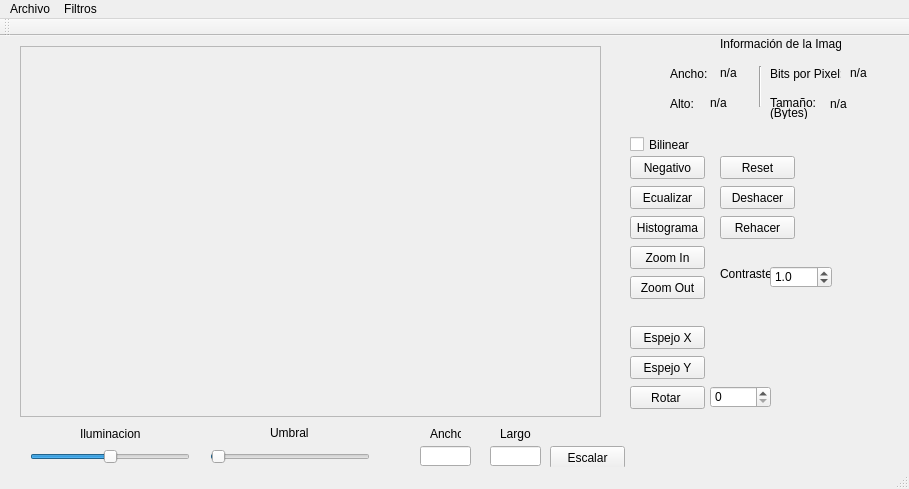
<?xml version="1.0" encoding="UTF-8"?>
<ui version="4.0">
 <class>MainWindow</class>
 <widget class="QMainWindow" name="MainWindow">
  <property name="geometry">
   <rect>
    <x>0</x>
    <y>0</y>
    <width>909</width>
    <height>489</height>
   </rect>
  </property>
  <property name="windowTitle">
   <string>MainWindow</string>
  </property>
  <widget class="QWidget" name="centralWidget">
   <widget class="QPushButton" name="pushButton">
    <property name="geometry">
     <rect>
      <x>630</x>
      <y>120</y>
      <width>75</width>
      <height>23</height>
     </rect>
    </property>
    <property name="text">
     <string>Negativo</string>
    </property>
   </widget>
   <widget class="QLabel" name="label">
    <property name="geometry">
     <rect>
      <x>670</x>
      <y>30</y>
      <width>41</width>
      <height>16</height>
     </rect>
    </property>
    <property name="text">
     <string>Ancho:</string>
    </property>
   </widget>
   <widget class="QLabel" name="label_2">
    <property name="geometry">
     <rect>
      <x>670</x>
      <y>60</y>
      <width>31</width>
      <height>16</height>
     </rect>
    </property>
    <property name="text">
     <string>Alto:</string>
    </property>
   </widget>
   <widget class="QPushButton" name="bRotate">
    <property name="geometry">
     <rect>
      <x>630</x>
      <y>350</y>
      <width>75</width>
      <height>23</height>
     </rect>
    </property>
    <property name="text">
     <string>Rotar </string>
    </property>
   </widget>
   <widget class="QPushButton" name="Equal">
    <property name="geometry">
     <rect>
      <x>630</x>
      <y>150</y>
      <width>75</width>
      <height>23</height>
     </rect>
    </property>
    <property name="text">
     <string>Ecualizar</string>
    </property>
   </widget>
   <widget class="QSpinBox" name="GetAngle">
    <property name="geometry">
     <rect>
      <x>710</x>
      <y>350</y>
      <width>61</width>
      <height>22</height>
     </rect>
    </property>
    <property name="maximum">
     <number>360</number>
    </property>
    <property name="singleStep">
     <number>5</number>
    </property>
    <property name="displayIntegerBase">
     <number>10</number>
    </property>
   </widget>
   <widget class="QPushButton" name="bHist">
    <property name="geometry">
     <rect>
      <x>630</x>
      <y>180</y>
      <width>75</width>
      <height>23</height>
     </rect>
    </property>
    <property name="text">
     <string>Histograma</string>
    </property>
   </widget>
   <widget class="QPushButton" name="bZoomOut">
    <property name="geometry">
     <rect>
      <x>630</x>
      <y>240</y>
      <width>75</width>
      <height>23</height>
     </rect>
    </property>
    <property name="text">
     <string>Zoom Out</string>
    </property>
   </widget>
   <widget class="QPushButton" name="bZoomIn">
    <property name="geometry">
     <rect>
      <x>630</x>
      <y>210</y>
      <width>75</width>
      <height>23</height>
     </rect>
    </property>
    <property name="text">
     <string>Zoom In</string>
    </property>
   </widget>
   <widget class="QPushButton" name="bMirrorX">
    <property name="geometry">
     <rect>
      <x>630</x>
      <y>290</y>
      <width>75</width>
      <height>23</height>
     </rect>
    </property>
    <property name="text">
     <string>Espejo X</string>
    </property>
   </widget>
   <widget class="QPushButton" name="bMirrorY">
    <property name="geometry">
     <rect>
      <x>630</x>
      <y>320</y>
      <width>75</width>
      <height>23</height>
     </rect>
    </property>
    <property name="text">
     <string>Espejo Y</string>
    </property>
   </widget>
   <widget class="QSlider" name="sIuminacion">
    <property name="geometry">
     <rect>
      <x>30</x>
      <y>410</y>
      <width>160</width>
      <height>22</height>
     </rect>
    </property>
    <property name="minimum">
     <number>-255</number>
    </property>
    <property name="maximum">
     <number>255</number>
    </property>
    <property name="orientation">
     <enum>Qt::Horizontal</enum>
    </property>
   </widget>
   <widget class="QLabel" name="label_3">
    <property name="geometry">
     <rect>
      <x>80</x>
      <y>390</y>
      <width>61</width>
      <height>16</height>
     </rect>
    </property>
    <property name="text">
     <string>Iluminacion</string>
    </property>
   </widget>
   <widget class="QLabel" name="label_4">
    <property name="geometry">
     <rect>
      <x>720</x>
      <y>230</y>
      <width>61</width>
      <height>16</height>
     </rect>
    </property>
    <property name="text">
     <string>Contraste</string>
    </property>
   </widget>
   <widget class="QDoubleSpinBox" name="sbContraste">
    <property name="geometry">
     <rect>
      <x>770</x>
      <y>230</y>
      <width>62</width>
      <height>22</height>
     </rect>
    </property>
    <property name="decimals">
     <number>1</number>
    </property>
    <property name="maximum">
     <double>999.000000000000000</double>
    </property>
    <property name="singleStep">
     <double>0.100000000000000</double>
    </property>
    <property name="value">
     <double>1.000000000000000</double>
    </property>
   </widget>
   <widget class="QSlider" name="sUmbral">
    <property name="geometry">
     <rect>
      <x>210</x>
      <y>410</y>
      <width>160</width>
      <height>22</height>
     </rect>
    </property>
    <property name="minimum">
     <number>-1</number>
    </property>
    <property name="maximum">
     <number>255</number>
    </property>
    <property name="orientation">
     <enum>Qt::Horizontal</enum>
    </property>
   </widget>
   <widget class="QLabel" name="label_5">
    <property name="geometry">
     <rect>
      <x>270</x>
      <y>390</y>
      <width>47</width>
      <height>13</height>
     </rect>
    </property>
    <property name="text">
     <string>Umbral</string>
    </property>
   </widget>
   <widget class="QLineEdit" name="Ancho">
    <property name="geometry">
     <rect>
      <x>420</x>
      <y>410</y>
      <width>51</width>
      <height>20</height>
     </rect>
    </property>
   </widget>
   <widget class="QLineEdit" name="Altura">
    <property name="geometry">
     <rect>
      <x>490</x>
      <y>410</y>
      <width>51</width>
      <height>20</height>
     </rect>
    </property>
   </widget>
   <widget class="QLabel" name="label_6">
    <property name="geometry">
     <rect>
      <x>430</x>
      <y>390</y>
      <width>31</width>
      <height>16</height>
     </rect>
    </property>
    <property name="text">
     <string>Ancho</string>
    </property>
   </widget>
   <widget class="QLabel" name="label_7">
    <property name="geometry">
     <rect>
      <x>500</x>
      <y>390</y>
      <width>31</width>
      <height>16</height>
     </rect>
    </property>
    <property name="text">
     <string>Largo</string>
    </property>
   </widget>
   <widget class="QPushButton" name="bEscalar">
    <property name="geometry">
     <rect>
      <x>550</x>
      <y>410</y>
      <width>75</width>
      <height>23</height>
     </rect>
    </property>
    <property name="text">
     <string>Escalar</string>
    </property>
   </widget>
   <widget class="QCheckBox" name="Bilinear">
    <property name="geometry">
     <rect>
      <x>630</x>
      <y>100</y>
      <width>70</width>
      <height>17</height>
     </rect>
    </property>
    <property name="text">
     <string>Bilinear</string>
    </property>
   </widget>
   <widget class="QScrollArea" name="scrollArea">
    <property name="geometry">
     <rect>
      <x>20</x>
      <y>10</y>
      <width>581</width>
      <height>371</height>
     </rect>
    </property>
    <property name="widgetResizable">
     <bool>true</bool>
    </property>
    <widget class="QWidget" name="scrollAreaWidgetContents">
     <property name="geometry">
      <rect>
       <x>0</x>
       <y>0</y>
       <width>579</width>
       <height>369</height>
      </rect>
     </property>
     <widget class="QLabel" name="MyLabel">
      <property name="geometry">
       <rect>
        <x>0</x>
        <y>0</y>
        <width>581</width>
        <height>371</height>
       </rect>
      </property>
      <property name="text">
       <string/>
      </property>
     </widget>
    </widget>
   </widget>
   <widget class="QPushButton" name="bReset">
    <property name="geometry">
     <rect>
      <x>720</x>
      <y>120</y>
      <width>75</width>
      <height>23</height>
     </rect>
    </property>
    <property name="text">
     <string>Reset</string>
    </property>
   </widget>
   <widget class="QPushButton" name="bUndo">
    <property name="geometry">
     <rect>
      <x>720</x>
      <y>150</y>
      <width>75</width>
      <height>23</height>
     </rect>
    </property>
    <property name="text">
     <string>Deshacer</string>
    </property>
   </widget>
   <widget class="QPushButton" name="bRehacer">
    <property name="geometry">
     <rect>
      <x>720</x>
      <y>180</y>
      <width>75</width>
      <height>23</height>
     </rect>
    </property>
    <property name="text">
     <string>Rehacer</string>
    </property>
   </widget>
   <widget class="QLabel" name="label_8">
    <property name="geometry">
     <rect>
      <x>720</x>
      <y>0</y>
      <width>121</width>
      <height>16</height>
     </rect>
    </property>
    <property name="text">
     <string>Información de la Imagen</string>
    </property>
   </widget>
   <widget class="QLabel" name="label_9">
    <property name="geometry">
     <rect>
      <x>710</x>
      <y>30</y>
      <width>47</width>
      <height>13</height>
     </rect>
    </property>
    <property name="text">
     <string/>
    </property>
   </widget>
   <widget class="QLabel" name="info_ancho">
    <property name="geometry">
     <rect>
      <x>720</x>
      <y>30</y>
      <width>47</width>
      <height>13</height>
     </rect>
    </property>
    <property name="text">
     <string>n/a</string>
    </property>
   </widget>
   <widget class="QLabel" name="info_alto">
    <property name="geometry">
     <rect>
      <x>710</x>
      <y>60</y>
      <width>47</width>
      <height>13</height>
     </rect>
    </property>
    <property name="text">
     <string>n/a</string>
    </property>
   </widget>
   <widget class="QLabel" name="label_12">
    <property name="geometry">
     <rect>
      <x>770</x>
      <y>30</y>
      <width>71</width>
      <height>16</height>
     </rect>
    </property>
    <property name="text">
     <string>Bits por Pixel:</string>
    </property>
   </widget>
   <widget class="QLabel" name="label_13">
    <property name="geometry">
     <rect>
      <x>770</x>
      <y>60</y>
      <width>47</width>
      <height>13</height>
     </rect>
    </property>
    <property name="text">
     <string>Tamaño:</string>
    </property>
   </widget>
   <widget class="QLabel" name="info_bits">
    <property name="geometry">
     <rect>
      <x>850</x>
      <y>30</y>
      <width>47</width>
      <height>13</height>
     </rect>
    </property>
    <property name="text">
     <string>n/a</string>
    </property>
   </widget>
   <widget class="QLabel" name="info_tam">
    <property name="geometry">
     <rect>
      <x>830</x>
      <y>60</y>
      <width>71</width>
      <height>16</height>
     </rect>
    </property>
    <property name="text">
     <string>n/a</string>
    </property>
   </widget>
   <widget class="Line" name="line">
    <property name="geometry">
     <rect>
      <x>750</x>
      <y>30</y>
      <width>20</width>
      <height>41</height>
     </rect>
    </property>
    <property name="orientation">
     <enum>Qt::Vertical</enum>
    </property>
   </widget>
   <widget class="QLabel" name="label_10">
    <property name="geometry">
     <rect>
      <x>770</x>
      <y>70</y>
      <width>47</width>
      <height>13</height>
     </rect>
    </property>
    <property name="text">
     <string>(Bytes)</string>
    </property>
   </widget>
  </widget>
  <widget class="QMenuBar" name="menuBar">
   <property name="geometry">
    <rect>
     <x>0</x>
     <y>0</y>
     <width>909</width>
     <height>21</height>
    </rect>
   </property>
   <widget class="QMenu" name="menuArchivo">
    <property name="title">
     <string>Archivo</string>
    </property>
    <addaction name="actionCargar"/>
    <addaction name="actionGuardar"/>
   </widget>
   <widget class="QMenu" name="menuFiltros">
    <property name="title">
     <string>Filtros</string>
    </property>
    <widget class="QMenu" name="menuSuavizado_Gaussiano">
     <property name="title">
      <string>Suavizado con la media</string>
     </property>
     <addaction name="action3x3"/>
     <addaction name="action5x5"/>
     <addaction name="action7x7"/>
     <addaction name="action9x9"/>
     <addaction name="action11x11"/>
     <addaction name="action13x13"/>
     <addaction name="action15x15"/>
    </widget>
    <widget class="QMenu" name="menuSuavizado_con_la_Media">
     <property name="title">
      <string>Suavizado Gaussiano</string>
     </property>
     <addaction name="action3x3_2"/>
     <addaction name="action5x5_2"/>
     <addaction name="action7x7_2"/>
     <addaction name="action9x9_2"/>
     <addaction name="action11x11_2"/>
     <addaction name="action13x13_2"/>
     <addaction name="action15x15_2"/>
    </widget>
    <widget class="QMenu" name="menuBorde_Laplaciano">
     <property name="title">
      <string>Borde Laplaciano</string>
     </property>
     <addaction name="action3x3_3"/>
     <addaction name="action5x5_3"/>
     <addaction name="action7x7_3"/>
     <addaction name="action9x9_3"/>
     <addaction name="action11x11_3"/>
     <addaction name="action13x13_3"/>
     <addaction name="action15x15_3"/>
    </widget>
    <widget class="QMenu" name="menuPerfilado_Laplaciano">
     <property name="title">
      <string>Perfilado Laplaciano</string>
     </property>
     <addaction name="action3x3_4"/>
     <addaction name="action5x5_4"/>
     <addaction name="action7x7_4"/>
     <addaction name="action9x9_4"/>
     <addaction name="action11x11_4"/>
     <addaction name="action13x13_4"/>
     <addaction name="action15x15_4"/>
    </widget>
    <widget class="QMenu" name="menuBorde_Prewitt">
     <property name="title">
      <string>Borde Prewitt</string>
     </property>
     <addaction name="action3x3_5"/>
     <addaction name="action5x5_5"/>
     <addaction name="action7x7_5"/>
     <addaction name="action9x9_5"/>
     <addaction name="action11x11_5"/>
     <addaction name="action13x13_5"/>
     <addaction name="action15x15_5"/>
    </widget>
    <widget class="QMenu" name="menuBorde_Sobel">
     <property name="title">
      <string>Borde Sobel</string>
     </property>
     <addaction name="action3x3_6"/>
     <addaction name="action5x5_6"/>
    </widget>
    <addaction name="menuSuavizado_Gaussiano"/>
    <addaction name="menuSuavizado_con_la_Media"/>
    <addaction name="separator"/>
    <addaction name="menuBorde_Laplaciano"/>
    <addaction name="menuBorde_Prewitt"/>
    <addaction name="menuBorde_Sobel"/>
    <addaction name="separator"/>
    <addaction name="menuPerfilado_Laplaciano"/>
    <addaction name="separator"/>
    <addaction name="actionCrear_Filtro"/>
   </widget>
   <addaction name="menuArchivo"/>
   <addaction name="menuFiltros"/>
  </widget>
  <widget class="QToolBar" name="mainToolBar">
   <attribute name="toolBarArea">
    <enum>TopToolBarArea</enum>
   </attribute>
   <attribute name="toolBarBreak">
    <bool>false</bool>
   </attribute>
  </widget>
  <widget class="QStatusBar" name="statusBar"/>
  <action name="actionCargar">
   <property name="enabled">
    <bool>true</bool>
   </property>
   <property name="text">
    <string>Cargar</string>
   </property>
  </action>
  <action name="actionGuardar">
   <property name="text">
    <string>Guardar</string>
   </property>
  </action>
  <action name="action3x3">
   <property name="checkable">
    <bool>true</bool>
   </property>
   <property name="text">
    <string>3x3</string>
   </property>
  </action>
  <action name="action5x5">
   <property name="checkable">
    <bool>true</bool>
   </property>
   <property name="text">
    <string>5x5</string>
   </property>
  </action>
  <action name="action7x7">
   <property name="checkable">
    <bool>true</bool>
   </property>
   <property name="text">
    <string>7x7</string>
   </property>
  </action>
  <action name="action9x9">
   <property name="checkable">
    <bool>true</bool>
   </property>
   <property name="text">
    <string>9x9</string>
   </property>
  </action>
  <action name="action11x11">
   <property name="checkable">
    <bool>true</bool>
   </property>
   <property name="text">
    <string>11x11</string>
   </property>
  </action>
  <action name="action13x13">
   <property name="checkable">
    <bool>true</bool>
   </property>
   <property name="text">
    <string>13x13</string>
   </property>
  </action>
  <action name="action15x15">
   <property name="checkable">
    <bool>true</bool>
   </property>
   <property name="text">
    <string>15x15</string>
   </property>
  </action>
  <action name="action3x3_2">
   <property name="text">
    <string>3x3</string>
   </property>
  </action>
  <action name="action5x5_2">
   <property name="text">
    <string>5x5</string>
   </property>
  </action>
  <action name="action7x7_2">
   <property name="text">
    <string>7x7</string>
   </property>
  </action>
  <action name="action9x9_2">
   <property name="text">
    <string>9x9</string>
   </property>
  </action>
  <action name="action11x11_2">
   <property name="text">
    <string>11x11</string>
   </property>
  </action>
  <action name="action13x13_2">
   <property name="text">
    <string>13x13</string>
   </property>
  </action>
  <action name="action15x15_2">
   <property name="text">
    <string>15x15</string>
   </property>
  </action>
  <action name="action3x3_3">
   <property name="text">
    <string>3x3</string>
   </property>
  </action>
  <action name="action5x5_3">
   <property name="text">
    <string>5x5</string>
   </property>
  </action>
  <action name="action7x7_3">
   <property name="text">
    <string>7x7</string>
   </property>
  </action>
  <action name="action9x9_3">
   <property name="text">
    <string>9x9</string>
   </property>
  </action>
  <action name="action11x11_3">
   <property name="text">
    <string>11x11</string>
   </property>
  </action>
  <action name="action13x13_3">
   <property name="text">
    <string>13x13</string>
   </property>
  </action>
  <action name="action15x15_3">
   <property name="text">
    <string>15x15</string>
   </property>
  </action>
  <action name="action3x3_4">
   <property name="text">
    <string>3x3</string>
   </property>
  </action>
  <action name="action5x5_4">
   <property name="text">
    <string>5x5</string>
   </property>
  </action>
  <action name="action7x7_4">
   <property name="text">
    <string>7x7</string>
   </property>
  </action>
  <action name="action9x9_4">
   <property name="text">
    <string>9x9</string>
   </property>
  </action>
  <action name="action11x11_4">
   <property name="text">
    <string>11x11</string>
   </property>
  </action>
  <action name="action13x13_4">
   <property name="text">
    <string>13x13</string>
   </property>
  </action>
  <action name="action15x15_4">
   <property name="text">
    <string>15x15</string>
   </property>
  </action>
  <action name="actionCrear_Filtro">
   <property name="text">
    <string>Crear Filtro</string>
   </property>
  </action>
  <action name="action3x3_5">
   <property name="text">
    <string>3x3</string>
   </property>
  </action>
  <action name="action5x5_5">
   <property name="text">
    <string>5x5</string>
   </property>
  </action>
  <action name="action7x7_5">
   <property name="text">
    <string>7x7</string>
   </property>
  </action>
  <action name="action9x9_5">
   <property name="text">
    <string>9x9</string>
   </property>
  </action>
  <action name="action11x11_5">
   <property name="text">
    <string>11x11</string>
   </property>
  </action>
  <action name="action13x13_5">
   <property name="text">
    <string>13x13</string>
   </property>
  </action>
  <action name="action15x15_5">
   <property name="text">
    <string>15x15</string>
   </property>
  </action>
  <action name="action3x3_6">
   <property name="text">
    <string>3x3</string>
   </property>
  </action>
  <action name="action5x5_6">
   <property name="text">
    <string>5x5</string>
   </property>
  </action>
 </widget>
 <layoutdefault spacing="6" margin="11"/>
 <resources/>
 <connections/>
</ui>
